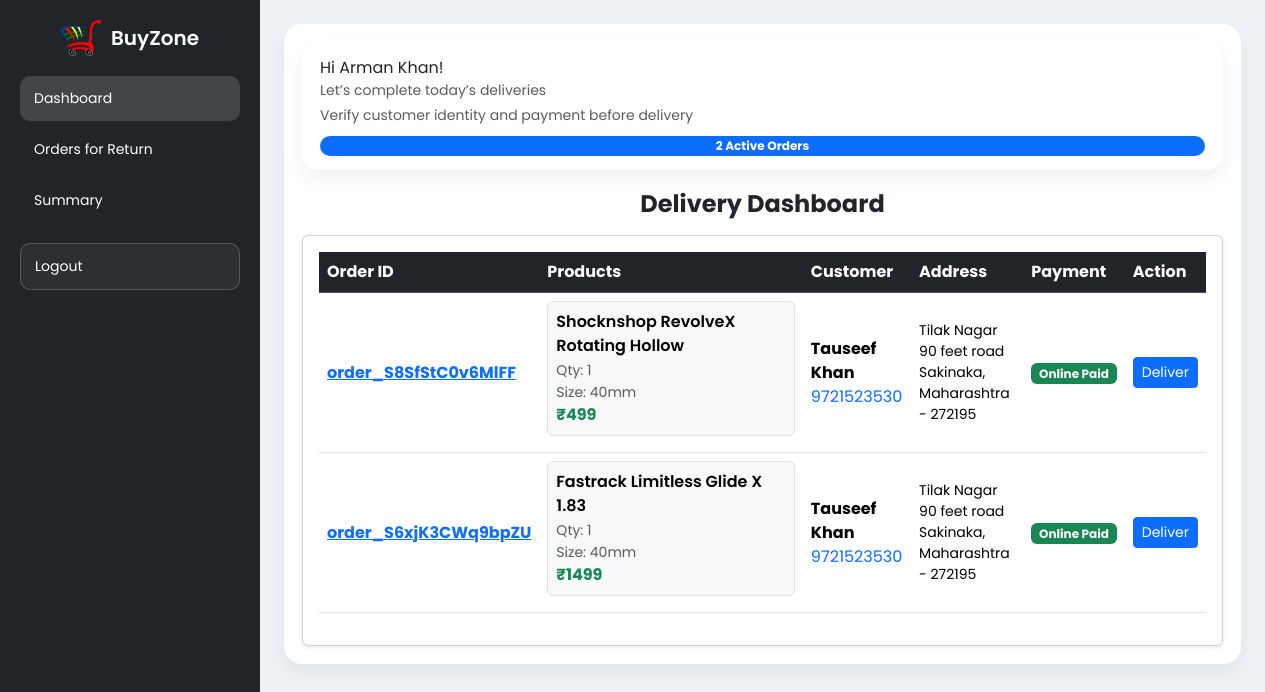
Page /delivery/dashboard/ (signed in) on the earlier database version.
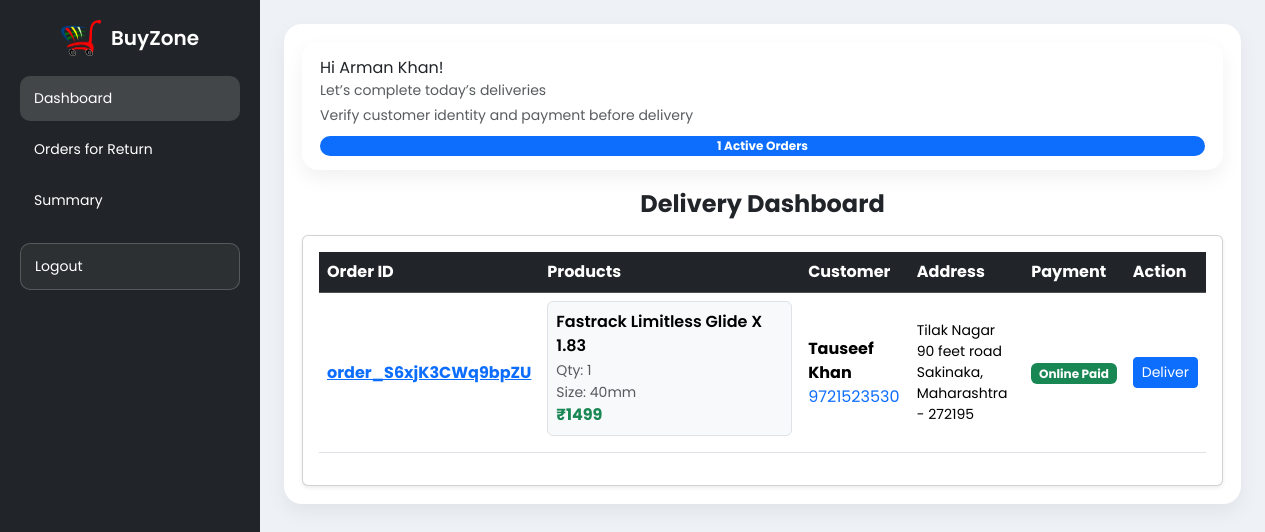
Same page on the later database version.
### buyzoneapp/models.py (models this page shows, shortened)
class Orders(models.Model):
    items_json = models.JSONField()
    name = models.CharField(max_length=90)
    email = models.EmailField()
    amount = models.DecimalField(max_digits=10, decimal_places=2)
    address1 = models.CharField(max_length=255)
    address2 = models.CharField(max_length=255, blank=True)
    city = models.CharField(max_length=100)
    state = models.CharField(max_length=100)
    zip_code = models.CharField(max_length=10)
    phone = models.CharField(max_length=15)
    oid = models.CharField(max_length=100, blank=True, null=True)
    paymentstatus = models.CharField(max_length=30, default="Pending")
    amountpaid = models.DecimalField(max_digits=10, decimal_places=2, default=0)
    BookDate = models.DateTimeField(default=timezone.now)
    payment_id = models.CharField(max_length=255, null=True, blank=True)  # razorpay_payment_id
    refund_id = models.CharField(max_length=255, null=True, blank=True)
    is_refunded = models.BooleanField(default=False)
    delivered_at = models.DateTimeField(null=True, blank=True)
    is_returned = models.BooleanField(default=False)
    assigned_to = models.ForeignKey(
        settings.AUTH_USER_MODEL,
        on_delete=models.SET_NULL,
        null=True,
        blank=True,
        related_name='delivery_orders'
    )
    class Meta:
        verbose_name = "Order"
        verbose_name_plural = "Orders"

### delivery/views.py (the view)
# urls.py: path("dashboard/", views.delivery_dashboard, name="delivery_dashboard"),
@login_required
@delivery_required
def delivery_dashboard(request):
    delivered_updates = OrderUpdate.objects.filter(
        order=OuterRef('pk'), delivered=True
    )
    orders = Orders.objects.annotate(
        is_delivered=Exists(delivered_updates)
    ).filter(
        assigned_to=request.user,
        paymentstatus__in=["Pending", "Paid"],
        is_delivered=False,
        is_returned=False
    ).order_by('-id')
    for o in orders:
        try:
            o.items = json.loads(o.items_json or "{}")
        except:
            o.items = {}
    activity = (
        OrderUpdate.objects
        .filter(order__assigned_to=request.user)
        .filter(update_desc__icontains="Assigned")
        .select_related("order")
        .order_by('-update_date')
    )
    return render(request, "delivery/dashboard.html", {
        "orders": orders,
        "activity": activity
    })

### delivery/views.py (called while the page is built)
def delivery_required(view_func):
    return user_passes_test(
        lambda user: user.is_authenticated and user.groups.filter(name='DeliveryBoy').exists()
    )(view_func)

### templates/delivery/dashboard.html (shortened to what this page needs)
{% extends "delivery/base.html" %}
{% block main %}
<div class="topbar">
  <div class="greet">
    Hi {{ user.first_name }} {{ user.last_name }}!
    <span class="text-muted small d-block">Let’s complete today’s deliveries</span>
    <span class="text-muted small d-block mt-1">
      Verify customer identity and payment before delivery
    </span>
  </div>
  <span class="badge bg-primary rounded-pill">
    {{ orders|length }} Active Orders
  </span>
</div>
<h4 class="fw-bold mb-3 text-center">Delivery Dashboard</h4>
<div class="card shadow-sm p-3 d-none d-lg-block">
  <div class="table-responsive">
    <table class="table align-middle">
      <thead class="table-dark">
        <tr>
          <th>Order ID</th>
          <th>Products</th>
          <th>Customer</th>
          <th>Address</th>
          <th>Payment</th>
          <th>Action</th>
        </tr>
      </thead>
      <tbody>
        {% for o in orders %}
        <tr>
          <td class="fw-bold text-primary">
            <a href="{% url 'orderDetails' o.oid %}">{{ o.oid }}</a>
          </td>
          <td style="min-width:260px">
            {% for pid, item in o.items.items %}
              {% with qty=item.0 name=item.1 price=item.2 size=item.5 %}
              <div class="p-2 mb-2 border rounded bg-light">
                <div class="fw-semibold">{{ name }}</div>
                <small class="text-muted">Qty: {{ qty }}</small>
                {% if size %}
                  <small class="text-muted d-block">Size: {{ size }}</small>
                {% endif %}
                <div class="fw-bold text-success">₹{{ price }}</div>
              </div>
              {% endwith %}
            {% endfor %}
          </td>
          <td>
            <strong>{{ o.name }}</strong><br>
            <a href="tel:+91{{ o.phone }}" class="text-decoration-none">
              {{ o.phone }}
            </a>
          </td>
          <td class="small">
            {{ o.address1 }} {{ o.address2 }}<br>
            {{ o.city }}, {{ o.state }} - {{ o.zip_code }}
          </td>
          <td>
            {% if o.amountpaid == 0 %}
              <span class="badge bg-warning text-dark">Cash on Delivery</span>
            {% else %}
              <span class="badge bg-success">Online Paid</span>
            {% endif %}
          </td>
          <td>
            <a href="{% url 'generate_delivery_otp' o.id %}"
               class="btn btn-primary btn-sm action-btn"
               data-loader="deliver-loader-{{ o.id }}"
               onclick="handleAction(this)">
              Deliver
            </a>
          </td>
        </tr>
        {% endfor %}
      </tbody>
    </table>
  </div>
</div>
{% endblock %}

### templates/delivery/base.html (shortened to what this page needs)
{% load static %}
<!DOCTYPE html>
<html lang="en">
<head>
  <link href="https://cdn.jsdelivr.net/npm/bootstrap@5.3.2/dist/css/bootstrap.min.css" rel="stylesheet" />
</head>
<body>
  <div class="layout">
    <aside class="sidebar" id="sidebar">
      <div class="brand">
        <img src="{% static 'images/logo.png' %}" alt="BuyZone" />
        BuyZone
      </div>
      <nav>
        <a href="/delivery/dashboard/" class="nav-link-custom">Dashboard</a>
        <a href="/delivery/return/" class="nav-link-custom">Orders for Return</a>
        <a href="/delivery/stats/" class="nav-link-custom">Summary</a>
      </nav>
      <a href="{% url 'auth:handlelogout' %}" class="nav-link-custom logout">Logout</a>
    </aside>
    <main class="main">
      <div class="table-card">{% block main %}{% endblock %}</div>
    </main>
  </div>
</body>
</html>

### templates/delivery/base.html (style rules this page uses)
body { margin: 0; font-family: "Poppins", sans-serif; background: #eef2f7; overflow-x: hidden; }
.layout { display: flex; min-height: 100vh; }
.sidebar { width: 260px; background: #212529; color: #fff; padding: 20px; position: fixed; inset: 0 auto 0 0; z-index: 1050; transform: translateX(0); transition: transform 0.3s ease; }
.sidebar a { color: #fff; text-decoration: none; }
.brand { font-weight: 600; font-size: 20px; display: flex; align-items: center; justify-content: center; margin-bottom: 20px; }
.brand img { height: 36px; margin-right: 10px; }
.nav-link-custom { display: block; padding: 12px 14px; border-radius: 10px; margin-bottom: 6px; font-size: 14px; }
.nav-link-custom:hover, .nav-link-custom.active { background: rgba(255, 255, 255, 0.15); }
.logout { margin-top: 20px; border: 1px solid rgba(255, 255, 255, 0.2); background: rgba(255, 255, 255, 0.05); }
.main { margin-left: 260px; padding: 24px; flex: 1; }
.topbar { background: #fff; border-radius: 16px; padding: 14px 18px; box-shadow: 0 8px 20px rgba(0, 0, 0, 0.06); margin-bottom: 20px; display: flex; flex-direction: column; gap: 10px; }
.table-card { background: #fff; border-radius: 18px; padding: 18px; box-shadow: 0 8px 20px rgba(0, 0, 0, 0.06); overflow-x: auto; }

Differences in the rows shown:
no longer on this page (row edited): Orders: oid "order_S8SfStC0v6MlFF", o "Shocknshop RevolveX Rotating Hollow", o "1", o "40mm", o "499", name "Tauseef Khan", phone "9721523530", address1 "Tilak Nagar", address2 "90 feet road", city "Sakinaka", state "Maharashtra", zip_code "272195", amountpaid "Online Paid"
Other differences:
{{ orders|length }}: "2" → "1"
